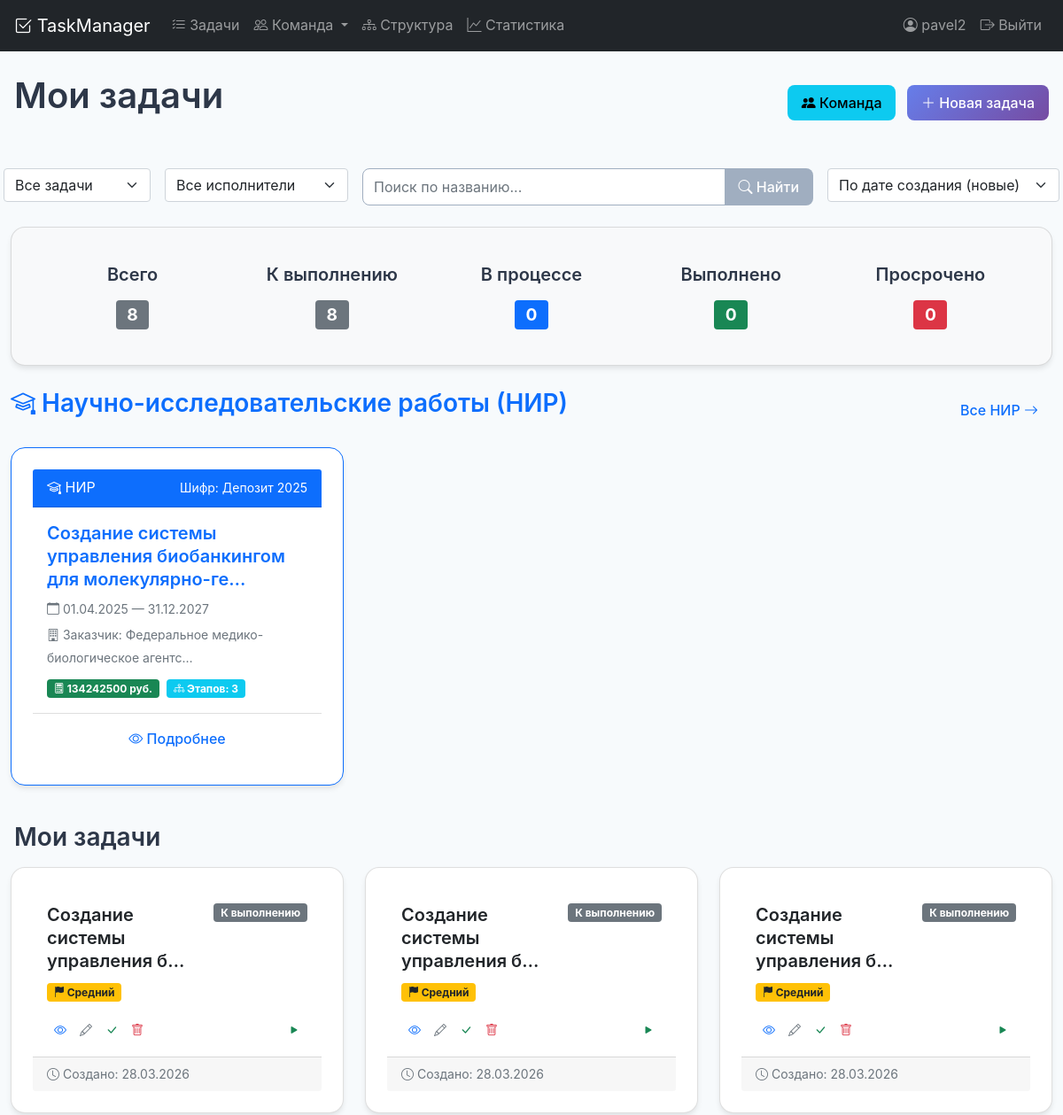
The page / (signed in, upper part) on the database as committed earlier.
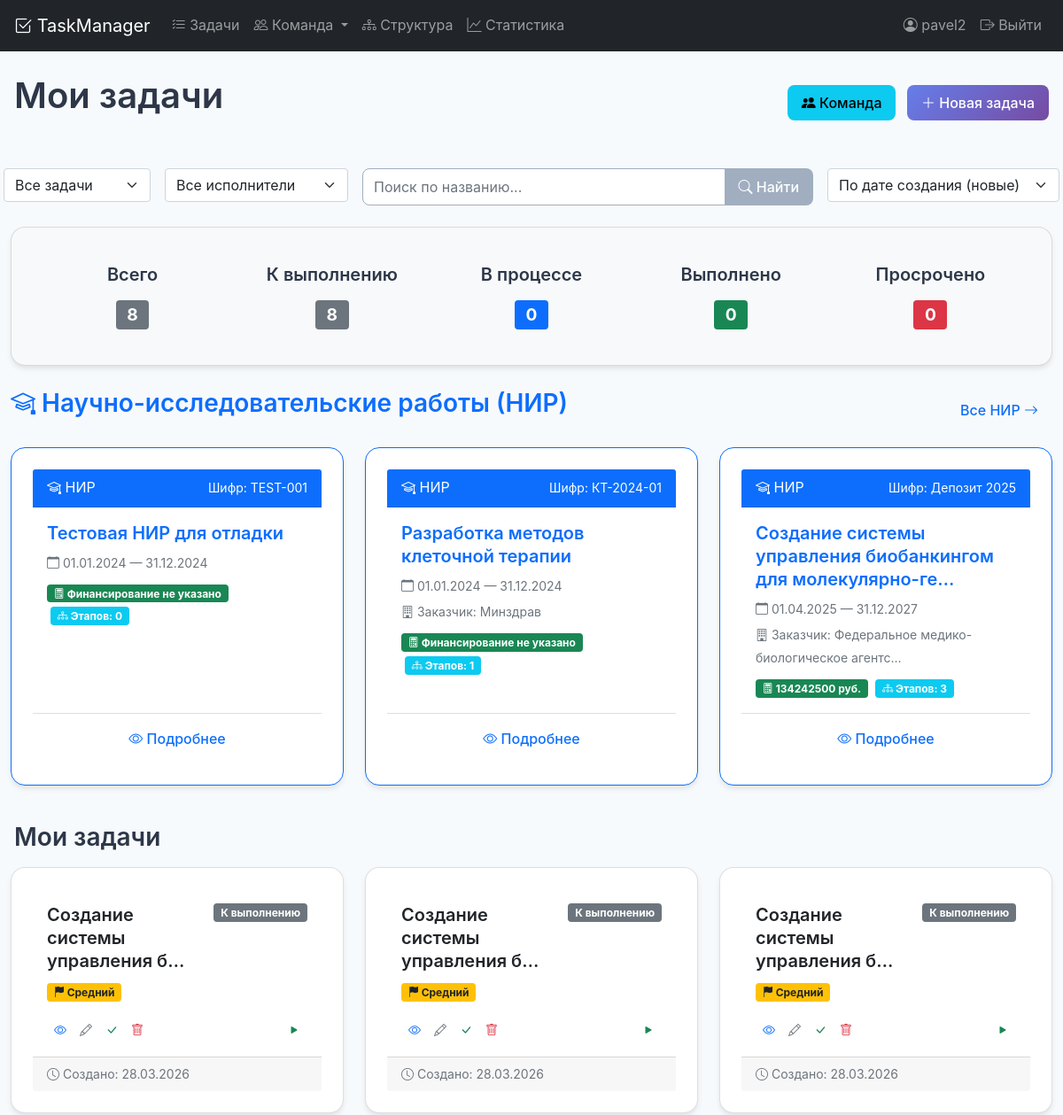
The same page on the database as committed later.
### tasks/models.py (models this page shows, shortened)
class ResearchTask(models.Model):
    title = models.CharField('Наименование ТЗ', max_length=500)
    tz_number = models.CharField('Шифр', max_length=100, blank=True, help_text='Шифр: "Депозит 2025"')
    customer = models.CharField('Госзаказчик', max_length=500, blank=True)
    executor = models.CharField('Исполнитель', max_length=500, blank=True)
    executor_address = models.TextField('Адрес исполнителя', blank=True, help_text='Индекс, почтовый адрес, телефон/факс')
    foundation = models.TextField('Основание для проведения работы', blank=True)
    funding_source = models.CharField('Источник финансирования', max_length=300, blank=True)
    government_work_name = models.CharField('Наименование государственной работы', max_length=500, blank=True)
    start_date = models.DateField('Дата начала', null=True, blank=True)
    end_date = models.DateField('Дата окончания', null=True, blank=True)
    location = models.CharField('Место проведения работы', max_length=200, blank=True)
    goals = models.TextField('Цели работы', blank=True)
    tasks = models.TextField('Задачи работы', blank=True)
    created_date = models.DateTimeField('Дата создания', auto_now_add=True)
    updated_date = models.DateTimeField('Дата обновления', auto_now=True)
    class Meta:
        verbose_name = 'НИР'
        verbose_name_plural = 'НИР'
    @property
    def total_funding(self):
        return sum(f.amount for f in self.funding_years.all())

class Task(models.Model):
    PRIORITY_CHOICES = [
        ('low', 'Низкий'),
        ('medium', 'Средний'),
        ('high', 'Высокий'),
    ]
    STATUS_CHOICES = [
        ('todo', 'К выполнению'),
        ('in_progress', 'В процессе'),
        ('done', 'Выполнено'),
    ]
    title = models.CharField('Название', max_length=200)
    description = models.TextField('Описание', blank=True)
    created_date = models.DateTimeField('Дата создания', auto_now_add=True)
    due_date = models.DateTimeField('Срок выполнения', null=True, blank=True)
    start_time = models.DateTimeField('Время начала', null=True, blank=True)
    end_time = models.DateTimeField('Время окончания', null=True, blank=True)
    priority = models.CharField('Приоритет', max_length=10, choices=PRIORITY_CHOICES, default='medium')
    status = models.CharField('Статус', max_length=20, choices=STATUS_CHOICES, default='todo')
    user = models.ForeignKey(User, on_delete=models.CASCADE, verbose_name='Пользователь', related_name='tasks')
    assigned_to = models.ManyToManyField(
        Employee,
        verbose_name='Исполнители',
        blank=True,
        related_name='tasks'
    )
    class Meta:
        ordering = ['-created_date']
        verbose_name = 'Задача'
        verbose_name_plural = 'Задачи'
        indexes = [
            models.Index(fields=['user'], name='task_user_idx'),
            models.Index(fields=['status'], name='task_status_idx'),
            models.Index(fields=['priority'], name='task_priority_idx'),
            models.Index(fields=['due_date'], name='task_due_date_idx'),
            models.Index(fields=['created_date'], name='task_created_idx'),
        ]
    def can_start(self):
        return self.status == 'todo' and not self.start_time
    def can_complete(self):
        return self.status == 'in_progress' and self.start_time and not self.end_time

### tasks/views/task_views.py (the view)
# urls.py: path('', task_list, name='task_list'),
@login_required
def task_list(request):
    tasks = Task.objects.filter(user=request.user)
    research_tasks = ResearchTask.objects.all().order_by('-created_date')
    status_filter = request.GET.get('status', 'all')
    if status_filter != 'all':
        tasks = tasks.filter(status=status_filter)
    employee_filter = request.GET.get('employee', '')
    if employee_filter:
        tasks = tasks.filter(assigned_to__id=employee_filter)
    search_query = request.GET.get('search', '')
    if search_query:
        tasks = tasks.filter(
            Q(title__icontains=search_query) |
            Q(description__icontains=search_query)
        )
    sort_by = request.GET.get('sort', '-created_date')
    tasks = tasks.order_by(sort_by)
    todo_count = tasks.filter(status='todo').count()
    in_progress_count = tasks.filter(status='in_progress').count()
    done_count = tasks.filter(status='done').count()
    overdue_count = tasks.filter(status__in=['todo', 'in_progress'], due_date__lt=timezone.now()).count()
    employees = Employee.objects.filter(is_active=True)
    context = {
        'tasks': tasks,
        'research_tasks': research_tasks,  # <-- ДОБАВЛЯЕМ НИР
        'status_filter': status_filter,
        'employee_filter': employee_filter,
        'search_query': search_query,
        'sort_by': sort_by,
        'todo_count': todo_count,
        'in_progress_count': in_progress_count,
        'done_count': done_count,
        'overdue_count': overdue_count,
        'employees': employees,
    }
    return render(request, 'tasks/task_list.html', context)

### tasks/models.py (called while the page is built)
    @property
    def short_name(self):
        result = self.last_name
        if self.first_name:
            result += f" {self.first_name[0]}."
        if self.patronymic:
            result += f"{self.patronymic[0]}."  # Убираем пробел перед отчеством
        return result

### taskmanager/tasks/templates/tasks/task_list.html (shortened to what the changed rows need)
{% extends 'base.html' %}
{% block content %}
<div class="d-flex justify-content-between align-items-center mb-4">
    <h1>Мои задачи</h1>
</div>
 <div class="row mt-4">
    {% for research in research_tasks|slice:":6" %}
        <div class="col-md-6 col-lg-4 mb-3">
            <div class="card h-100 border-primary">
                <div class="card-header bg-primary text-white">
                    <div class="d-flex justify-content-between align-items-center">
                        <span><i class="bi bi-mortarboard"></i> НИР</span>
                        {% if research.tz_number %}
                            <small>Шифр: {{ research.tz_number }}</small>
                        {% endif %}
                    </div>
                </div>
                <div class="card-body">
                    <h5 class="card-title">
                        <a href="{% url 'research_task_detail' research.id %}" class="text-decoration-none text-primary">
                            {{ research.title|truncatechars:60 }}
                        </a>
                    </h5>
                    <div class="mt-2">
                        <small class="text-muted">
                            <i class="bi bi-calendar"></i>
                            {% if research.start_date and research.end_date %}
                                {{ research.start_date|date:"d.m.Y" }} — {{ research.end_date|date:"d.m.Y" }}
                            {% else %}
                                Сроки не указаны
                            {% endif %}
                        </small>
                    </div>
                    {% if research.customer %}
                        <div class="mt-1">
                            <small class="text-muted">
                                <i class="bi bi-building"></i> Заказчик: {{ research.customer|truncatechars:40 }}
                            </small>
                        </div>
                    {% endif %}
                    <div class="mt-2">
                        <span class="badge bg-success">
                            <i class="bi bi-calculator"></i>
                            {% with total=research.total_funding %}
                                {% if total %}
                                    {{ total|floatformat:0 }} руб.
                                {% else %}
                                    Финансирование не указано
                                {% endif %}
                            {% endwith %}
                        </span>
                        <span class="badge bg-info ms-1">
                            <i class="bi bi-diagram-3"></i> Этапов: {{ research.stages.count }}
                        </span>
                    </div>
                </div>
                <div class="card-footer bg-white">
                    <a href="{% url 'research_task_detail' research.id %}" class="btn btn-sm btn-outline-primary w-100">
                        <i class="bi bi-eye"></i> Подробнее
                    </a>
                </div>
            </div>
        </div>
    {% endfor %}
</div>
<div class="row">
    {% for task in tasks %}
        <div class="col-md-6 col-lg-4 mb-3">
            <div class="card h-100 {% if task.status == 'done' %}bg-light{% endif %}">
                <div class="card-body">
                    <div class="d-flex justify-content-between align-items-start mb-2">
                        <h5 class="card-title mb-0">
                            <a href="{% url 'task_detail' task.id %}" class="text-decoration-none text-dark">
                                {{ task.title|truncatechars:30 }}
                            </a>
                        </h5>
                        <span class="badge {% if task.status == 'done' %}bg-success{% elif task.status == 'in_progress' %}bg-primary{% else %}bg-secondary{% endif %}">
                            {{ task.get_status_display }}
                        </span>
                    </div>
                    <div class="mb-2">
                        <span class="badge {% if task.priority == 'high' %}bg-danger{% elif task.priority == 'medium' %}bg-warning text-dark{% else %}bg-info text-dark{% endif %} me-1">
                            <i class="bi bi-flag-fill"></i> {{ task.get_priority_display }}
                        </span>
                    </div>
                    <div class="mt-3 d-flex justify-content-between align-items-center">
                        <div class="btn-group btn-group-sm" role="group">
                            <a href="{% url 'task_detail' task.id %}" class="btn btn-outline-primary" title="Просмотр">
                                <i class="bi bi-eye"></i>
                            </a>
                            <a href="{% url 'task_update' task.id %}" class="btn btn-outline-secondary" title="Редактировать">
                                <i class="bi bi-pencil"></i>
                            </a>
                            {% if task.status != 'done' %}
                                <a href="{% url 'task_complete' task.id %}" class="btn btn-outline-success" title="Отметить выполненным">
                                    <i class="bi bi-check-lg"></i>
                                </a>
                            {% endif %}
                            <a href="{% url 'task_delete' task.id %}" class="btn btn-outline-danger" title="Удалить">
                                <i class="bi bi-trash"></i>
                            </a>
                        </div>
                        <div class="btn-group btn-group-sm" role="group">
                            {% if task.can_start %}
                                <a href="{% url 'task_start' task.id %}" class="btn btn-outline-success" title="Начать выполнение">
                                    <i class="bi bi-play-fill"></i>
                                </a>
                            {% endif %}
                        </div>
                    </div>
                </div>
                <div class="card-footer text-muted small">
                    <div class="d-flex justify-content-between">
                        <span>
                            <i class="bi bi-clock"></i>
                            Создано: {{ task.created_date|date:"d.m.Y" }}
                        </span>
                    </div>
                </div>
            </div>
        </div>
    {% endfor %}
</div>
{% endblock %}

Rows that differ between the two databases and show on the page:
added ResearchTask: tz_number "TEST-001", title "Тестовая НИР для отладки", start_date "01.01.2024", end_date "31.12.2024", shows "Финансирование не указано", stages.count "0"
added ResearchTask: tz_number "КТ-2024-01", title "Разработка методов клеточной терапии", start_date "01.01.2024", end_date "31.12.2024", customer "Минздрав", shows "Финансирование не указано", stages.count "1"
